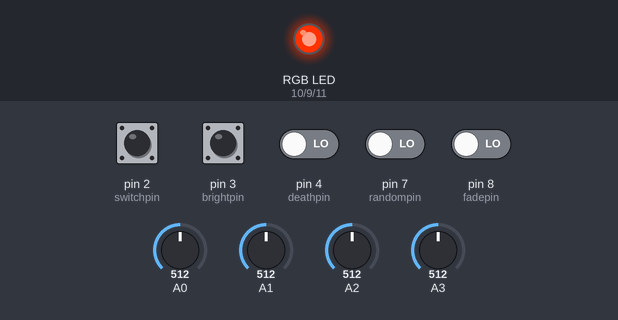
This sketch was run on a simulated Arduino Uno, built with avr-gcc and run on an emulated ATmega328P. Parts: an RGB LED mixed from three pins (HIGH = lit). Inputs (shaded band) come from the test bench; at power-on: pin 2 (switchpin), pin 3 (brightpin), pin 4 (deathpin), pin 7 (randompin), pin 8 (fadepin) LOW, A3 = 512, A0 = 512, A1 = 512, A2 = 512. Dim RGB values are drawn brighter than linear; random numbers use the default seed unless the sketch sets one; what the sketch prints to the serial monitor is not drawn.

Above: at 4.0 s.
4.1 s: A3 set to 245
12.2 s: pin 2 (switchpin) pulled HIGH for 3 s
At 14.6 s:
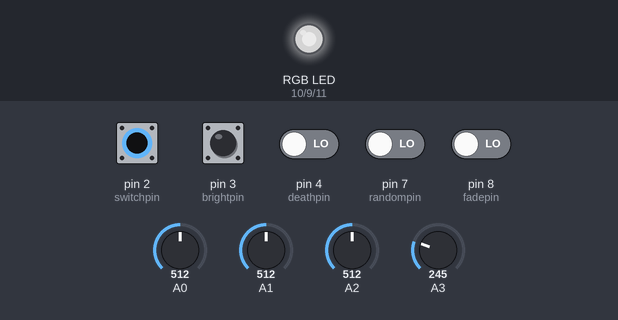
16.7 s: pin 3 (brightpin) pulled HIGH for 3 s
At 20.9 s:
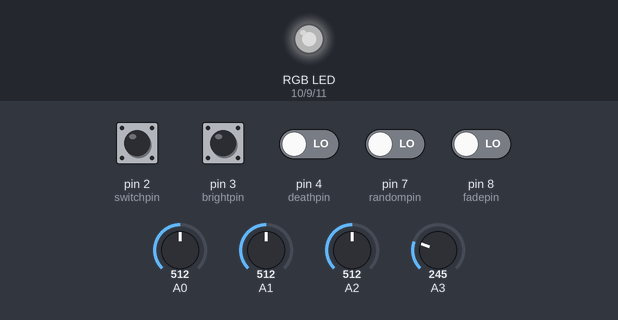
21.2 s: A0 set to 716
At 22.2 s:
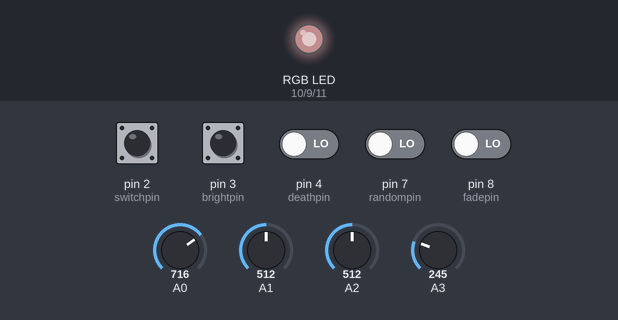
25.4 s: A1 set to 716
At 26.8 s:
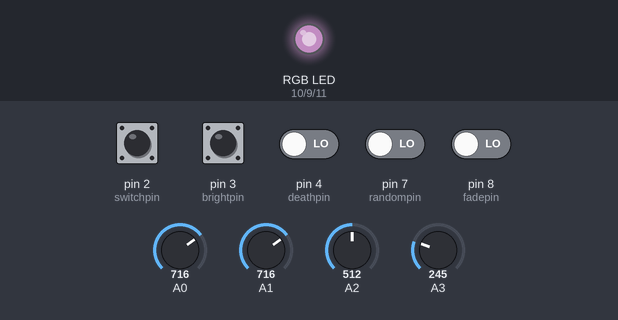
29.6 s: pin 3 (brightpin) pulled HIGH for 3 s
At 31.0 s:
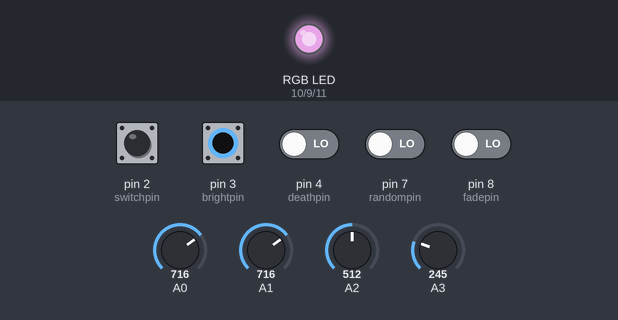
Timing chart, 0 to 34.1 s (numbered marks = the images above; inputs shaded):
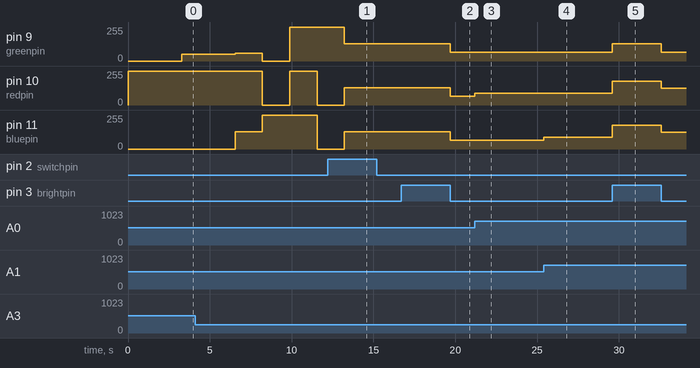

Measured:
- after the input at 12.2 s, pin 11 (bluepin): 0/255 → 128/255 after 1.0 s
- after the input at 16.7 s, pin 9 (greenpin), pin 10 (redpin), pin 11 (bluepin): 128/255 → 64/255 after 3.0 s
- after the input at 21.2 s, pin 10 (redpin): 64/255 → 89/255 at once
- after the input at 25.4 s, pin 11 (bluepin): 64/255 → 89/255 at once
- after the input at 29.6 s, pin 9 (greenpin): 64/255 → 128/255 at once, → 64/255 3.0 s later; pin 10 (redpin), pin 11 (bluepin): 89/255 → 179/255 at once, → 125/255 3.0 s later

The sketch:

RGB_arduino.ino
```cpp
struct rgb{
  int green;
  int blue;
  int red;
};

int bluepin = 11;
int greenpin = 9;
int redpin = 10;
int switchpin = 2;

int fadepin = 8;
int randompin = 7;
int deathpin = 4;
int brightpin = 3;
int mydelay = 1000;

int redmax = 255;
int bluemax = 255;
int greenmax = 255;

int dialswitch = 0;
int inputswitch = 0;
double endtime = 1;
bool fade = true;
bool dials = false;
bool dialflag = false;
bool randomvalue = false;

int redcount = 0;
int bluecount = 0;
int greencount = 0;


int count = 0;
int mynum;
//int thetime = 0;

bool HRO = false;

rgb thecolor;


void setup() {
  Serial.begin(9600);
  pinMode(redpin, OUTPUT);
  pinMode(bluepin, OUTPUT);
  pinMode(greenpin, OUTPUT);
  pinMode(switchpin, INPUT);
  pinMode(fadepin, INPUT);
  pinMode(randompin, INPUT);
  pinMode(deathpin, INPUT);
  pinMode(brightpin, INPUT);

  endtime = endtime*1.0;
  //Serial.write(redinc*1);
  //print(8888,DEC);
}

bool checkDial(){
  bool output = false;

   dialswitch = digitalRead(switchpin);
    if((dialswitch == HIGH)){
    if(dialflag == false){
      dials = !dials;
        thecolor.red = 0;
        thecolor.green = 0;
        thecolor.blue = 0;
        count = 0;
      output = true;
    }

    dialflag = true;
  }else{
    dialflag = false;
  }
  return output;
 }

 bool checkSwitch(){
  //this is for checking the switches on the other options

  inputswitch = digitalRead(fadepin);

  if(inputswitch == HIGH){
    fade = true;
  }else{
    fade = false;

  }

  inputswitch = digitalRead(randompin);

  if(inputswitch == HIGH){
    randomvalue = true;
  }else{
    randomvalue = false;
  }

 }

 bool checkBright(){
  bool output;
  inputswitch = digitalRead(brightpin);
  if(inputswitch == HIGH){
    output = true;
    for(;;){
      inputswitch = digitalRead(brightpin);
      analogWrite(redpin, redmax);
      analogWrite(bluepin, bluemax);
      analogWrite(greenpin, greenmax);
      redmax = (analogRead(0)/4);
      if(redmax > 255){
        redmax = 255;
      }
      bluemax = (analogRead(1)/4);
      if(bluemax > 255){
        bluemax = 255;
      }
      greenmax = (analogRead(2)/4);
      if(greenmax > 255){
        greenmax = 255;
      }
      if(inputswitch == LOW){
        break;
      }
    }
  }else{
    output = false;
  }
 }

 double getTime(){
  inputswitch = digitalRead(deathpin);
  if(inputswitch == HIGH){
    return 20.0;
  }
  return (analogRead(3)*6)+200;
 }


void setColor(rgb color){


    static rgb prev;
    rgb setcolors;
    setcolors.red = (int)((redmax/255.0)*color.red);
    setcolors.blue = (int)((bluemax/255.0)*color.blue);
    setcolors.green = (int)((greenmax/255.0)*color.green);


    double secondsfade = getTime(); //3 seconds
    if(dials == true){
      secondsfade = 1.0;
    }
     if(fade == true){
    double reddiff = ((setcolors.red-prev.red)/secondsfade);
    double bluediff = ((setcolors.blue-prev.blue)/secondsfade);
    double greendiff = ((setcolors.green-prev.green)/secondsfade);

    for(int i = 1; i <= (int)secondsfade; i++){
      analogWrite(redpin, (int)((prev.red)+(reddiff*i)));
      analogWrite(bluepin, (int)((prev.blue)+(bluediff*i)));
      analogWrite(greenpin, (int)((prev.green)+(greendiff*i)));
      delay(1);
      if(checkDial() == true){
        break;
      }if(checkBright() == true){
        break;
      }
    }

    analogWrite(redpin, setcolors.red);
    analogWrite(bluepin, setcolors.blue);
    analogWrite(greenpin, setcolors.green);

    prev.red = setcolors.red;
    prev.blue = setcolors.blue;
    prev.green = setcolors.green;
  }else{
    analogWrite(redpin, setcolors.red);
    analogWrite(bluepin, setcolors.blue);
    analogWrite(greenpin, setcolors.green);
    delay(secondsfade);
  }


}

void loop() {

  checkDial();
  checkSwitch();
  checkBright();
  Serial.print(redmax);
  Serial.print("\n");
  Serial.print(bluemax);
  Serial.print("\n");
  Serial.print(greenmax);
  Serial.print("\n");

  if(dials){
    thecolor.red = analogRead(0)/4;
    thecolor.blue = analogRead(1)/4;
    thecolor.green = analogRead(2)/4;
  }else{
    if(randomvalue == true){
      mynum = rand()%8;
    }
    mynum = count%7;
    switch (mynum){
      case 0:
        thecolor.red = 255;
        thecolor.green = 0;
        thecolor.blue = 0;
        break;
      case 1:
        thecolor.red = 255;
        thecolor.green = 50;
        thecolor.blue = 0;
        break;
       case 2:
        thecolor.red = 255;
        thecolor.green = 60;
        thecolor.blue = 128;
        break;
       case 3:
        thecolor.red = 0;
        thecolor.green = 0;
        thecolor.blue = 255;
        break;
       case 4:
        thecolor.red = 255;
        thecolor.green = 255;
        thecolor.blue = 255;
        break;
       case 5:
        thecolor.red = 0;
        thecolor.green = 255;
        thecolor.blue = 0;
        break;
       case 6:
        thecolor.red = 255;
        thecolor.green = 255;
        thecolor.blue = 0;
        break;
       case 7:
        thecolor.red = 50;
        thecolor.green = 0;
        thecolor.blue = 255;
        break;
    }


    count++;
    count = count%8;
    }

  setColor(thecolor);


}
```
